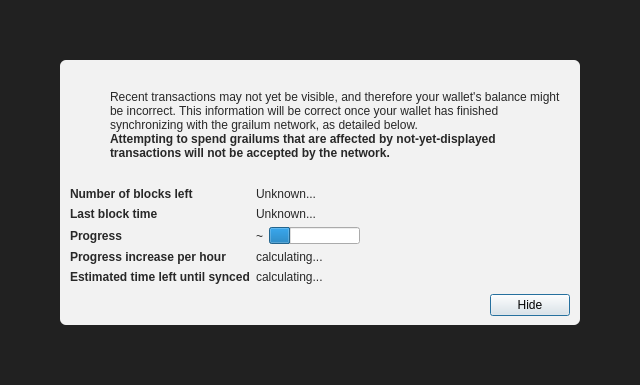
<?xml version="1.0" encoding="UTF-8"?>
<ui version="4.0">
 <class>ModalOverlay</class>
 <widget class="ModalOverlay" name="ModalOverlay">
  <property name="geometry">
   <rect>
    <x>0</x>
    <y>0</y>
    <width>640</width>
    <height>385</height>
   </rect>
  </property>
  <property name="windowTitle">
   <string>Form</string>
  </property>
  <layout class="QVBoxLayout" name="verticalLayout" stretch="0">
   <property name="sizeConstraint">
    <enum>QLayout::SetDefaultConstraint</enum>
   </property>
   <property name="leftMargin">
    <number>0</number>
   </property>
   <property name="topMargin">
    <number>0</number>
   </property>
   <property name="rightMargin">
    <number>0</number>
   </property>
   <property name="bottomMargin">
    <number>0</number>
   </property>
   <item>
    <widget class="QWidget" name="bgWidget" native="true">
     <property name="styleSheet">
      <string notr="true">#bgWidget { background: rgba(0,0,0,220); }</string>
     </property>
     <layout class="QVBoxLayout" name="verticalLayoutMain" stretch="1">
      <property name="leftMargin">
       <number>60</number>
      </property>
      <property name="topMargin">
       <number>60</number>
      </property>
      <property name="rightMargin">
       <number>60</number>
      </property>
      <property name="bottomMargin">
       <number>60</number>
      </property>
      <item>
       <widget class="QWidget" name="contentWidget" native="true">
        <property name="styleSheet">
         <string notr="true">#contentWidget { background: rgba(255,255,255,240); border-radius: 6px; }

QLabel { color: rgb(40,40,40);  }</string>
        </property>
        <layout class="QVBoxLayout" name="verticalLayoutSub" stretch="1,0,0,0">
         <property name="spacing">
          <number>0</number>
         </property>
         <property name="leftMargin">
          <number>10</number>
         </property>
         <property name="topMargin">
          <number>10</number>
         </property>
         <property name="rightMargin">
          <number>10</number>
         </property>
         <property name="bottomMargin">
          <number>10</number>
         </property>
         <item>
          <layout class="QHBoxLayout" name="horizontalLayoutIconText" stretch="0,1">
           <property name="topMargin">
            <number>20</number>
           </property>
           <item>
            <layout class="QVBoxLayout" name="verticalLayoutIcon">
             <property name="leftMargin">
              <number>0</number>
             </property>
             <item>
              <widget class="QPushButton" name="warningIcon">
               <property name="enabled">
                <bool>false</bool>
               </property>
               <property name="text">
                <string/>
               </property>
               <property name="icon">
                <iconset>
                 <normaloff>:/icons/warning</normaloff>
                 <disabledoff>:/icons/warning</disabledoff>:/icons/warning</iconset>
               </property>
               <property name="iconSize">
                <size>
                 <width>48</width>
                 <height>48</height>
                </size>
               </property>
               <property name="flat">
                <bool>true</bool>
               </property>
              </widget>
             </item>
             <item>
              <spacer name="verticalSpacerWarningIcon">
               <property name="orientation">
                <enum>Qt::Vertical</enum>
               </property>
               <property name="sizeHint" stdset="0">
                <size>
                 <width>20</width>
                 <height>40</height>
                </size>
               </property>
              </spacer>
             </item>
            </layout>
           </item>
           <item>
            <layout class="QVBoxLayout" name="verticalLayoutInfoText">
             <property name="leftMargin">
              <number>0</number>
             </property>
             <property name="topMargin">
              <number>0</number>
             </property>
             <item>
              <widget class="QLabel" name="infoText">
               <property name="text">
                <string>Recent transactions may not yet be visible, and therefore your wallet's balance might be incorrect. This information will be correct once your wallet has finished synchronizing with the grailum network, as detailed below.</string>
               </property>
               <property name="textFormat">
                <enum>Qt::RichText</enum>
               </property>
               <property name="wordWrap">
                <bool>true</bool>
               </property>
              </widget>
             </item>
             <item>
              <widget class="QLabel" name="infoTextStrong">
               <property name="font">
                <font>
                 <weight>75</weight>
                 <bold>true</bold>
                </font>
               </property>
               <property name="text">
                <string>Attempting to spend grailums that are affected by not-yet-displayed transactions will not be accepted by the network.</string>
               </property>
               <property name="textFormat">
                <enum>Qt::RichText</enum>
               </property>
               <property name="wordWrap">
                <bool>true</bool>
               </property>
              </widget>
             </item>
             <item>
              <spacer name="verticalSpacerInTextSpace">
               <property name="orientation">
                <enum>Qt::Vertical</enum>
               </property>
               <property name="sizeHint" stdset="0">
                <size>
                 <width>20</width>
                 <height>40</height>
                </size>
               </property>
              </spacer>
             </item>
            </layout>
           </item>
          </layout>
         </item>
         <item>
          <spacer name="verticalSpacerAfterText">
           <property name="orientation">
            <enum>Qt::Vertical</enum>
           </property>
           <property name="sizeHint" stdset="0">
            <size>
             <width>20</width>
             <height>40</height>
            </size>
           </property>
          </spacer>
         </item>
         <item>
          <layout class="QFormLayout" name="formLayout">
           <property name="fieldGrowthPolicy">
            <enum>QFormLayout::FieldsStayAtSizeHint</enum>
           </property>
           <property name="horizontalSpacing">
            <number>6</number>
           </property>
           <property name="verticalSpacing">
            <number>6</number>
           </property>
           <property name="topMargin">
            <number>10</number>
           </property>
           <item row="0" column="0">
            <widget class="QLabel" name="labelNumberOfBlocksLeft">
             <property name="font">
              <font>
               <weight>75</weight>
               <bold>true</bold>
              </font>
             </property>
             <property name="text">
              <string>Number of blocks left</string>
             </property>
            </widget>
           </item>
           <item row="0" column="1">
            <widget class="QLabel" name="numberOfBlocksLeft">
             <property name="text">
              <string>Unknown...</string>
             </property>
            </widget>
           </item>
           <item row="1" column="0">
            <widget class="QLabel" name="labelLastBlockTime">
             <property name="font">
              <font>
               <weight>75</weight>
               <bold>true</bold>
              </font>
             </property>
             <property name="text">
              <string>Last block time</string>
             </property>
            </widget>
           </item>
           <item row="1" column="1">
            <widget class="QLabel" name="newestBlockDate">
             <property name="sizePolicy">
              <sizepolicy hsizetype="Maximum" vsizetype="Preferred">
               <horstretch>0</horstretch>
               <verstretch>0</verstretch>
              </sizepolicy>
             </property>
             <property name="text">
              <string>Unknown...</string>
             </property>
            </widget>
           </item>
           <item row="2" column="0">
            <widget class="QLabel" name="labelSyncDone">
             <property name="font">
              <font>
               <weight>75</weight>
               <bold>true</bold>
              </font>
             </property>
             <property name="text">
              <string>Progress</string>
             </property>
            </widget>
           </item>
           <item row="2" column="1">
            <layout class="QHBoxLayout" name="horizontalLayoutSync" stretch="0,1">
             <item>
              <widget class="QLabel" name="percentageProgress">
               <property name="text">
                <string notr="true">~</string>
               </property>
              </widget>
             </item>
             <item>
              <widget class="QProgressBar" name="progressBar">
               <property name="value">
                <number>24</number>
               </property>
               <property name="format">
                <string/>
               </property>
              </widget>
             </item>
            </layout>
           </item>
           <item row="4" column="0">
            <widget class="QLabel" name="labelProgressIncrease">
             <property name="font">
              <font>
               <weight>75</weight>
               <bold>true</bold>
              </font>
             </property>
             <property name="text">
              <string>Progress increase per hour</string>
             </property>
            </widget>
           </item>
           <item row="4" column="1">
            <widget class="QLabel" name="progressIncreasePerH">
             <property name="text">
              <string>calculating...</string>
             </property>
            </widget>
           </item>
           <item row="5" column="0">
            <widget class="QLabel" name="labelEstimatedTimeLeft">
             <property name="font">
              <font>
               <weight>75</weight>
               <bold>true</bold>
              </font>
             </property>
             <property name="text">
              <string>Estimated time left until synced</string>
             </property>
            </widget>
           </item>
           <item row="5" column="1">
            <widget class="QLabel" name="expectedTimeLeft">
             <property name="text">
              <string>calculating...</string>
             </property>
            </widget>
           </item>
          </layout>
         </item>
         <item>
          <layout class="QHBoxLayout" name="horizontalLayoutButtons">
           <property name="leftMargin">
            <number>10</number>
           </property>
           <property name="topMargin">
            <number>10</number>
           </property>
           <item>
            <spacer name="horizontalSpacer">
             <property name="orientation">
              <enum>Qt::Horizontal</enum>
             </property>
             <property name="sizeHint" stdset="0">
              <size>
               <width>40</width>
               <height>20</height>
              </size>
             </property>
            </spacer>
           </item>
           <item>
            <widget class="QPushButton" name="closeButton">
             <property name="text">
              <string>Hide</string>
             </property>
             <property name="focusPolicy">
              <enum>Qt::StrongFocus</enum>
             </property>
             <property name="default">
              <bool>true</bool>
             </property>
            </widget>
           </item>
          </layout>
         </item>
        </layout>
       </widget>
      </item>
     </layout>
    </widget>
   </item>
  </layout>
 </widget>
 <customwidgets>
  <customwidget>
   <class>ModalOverlay</class>
   <extends>QWidget</extends>
   <header>qt/modaloverlay.h</header>
   <container>1</container>
  </customwidget>
 </customwidgets>
 <resources/>
 <connections/>
</ui>
